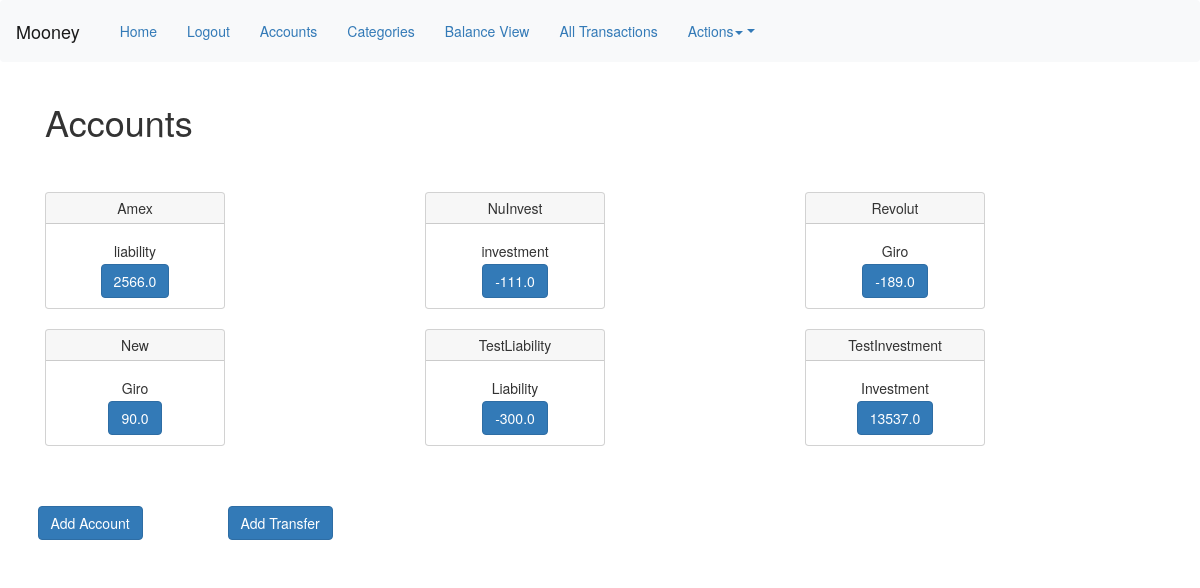
/accounts (signed in), run on the app's committed database.
### app/models.py (models this page shows, shortened)
class Account(db.Model):
    id            = db.Column(db.Integer, primary_key=True)
    name  = db.Column(db.String(64), unique=True)
    type  = db.Column(db.String(32), unique=False)
    currency = db.Column(db.String(16), unique=False)
    description   = db.Column(db.String(255), nullable=True)
    created_at    = db.Column(db.DateTime, index=True, default=datetime.utcnow)
    last_modified = db.Column(db.DateTime, index=True, default=datetime.utcnow)
    start_balance = db.Column(db.Float(64), default=0.00)
    user_id       = db.Column(db.Integer, db.ForeignKey('user.id'))
    balance_archive = db.Column(db.String(), nullable=True)

### app/routes.py (the view)
@app.route('/accounts', methods=['GET'])
@login_required
def accounts():
    accounts = Account.query.filter_by(user_id=current_user.id).all()
    for account in accounts:
        transaction_balance = Transaction.query.filter_by(account=account.id).with_entities(func.sum(Transaction.amount).label('total')).first().total
        trf_negative = Transfer.query.filter_by(source_account=account.id).with_entities(func.sum(Transfer.amount).label('total')).first().total
        trf_positive = Transfer.query.filter_by(target_account=account.id).with_entities(func.sum(Transfer.amount).label('total')).first().total
        transfer_balance = float(trf_positive or 0.0) - float(trf_negative or 0.0)
        balance = account.start_balance + float(transaction_balance or 0.0) + transfer_balance
        account.balance = balance
    return render_template('accounts.html', title='Accounts', accounts=accounts)

### app/models.py (called while the page is built)
@login.user_loader
def load_user(id):
    return User.query.get(int(id))

### app/templates/accounts.html
{% extends "base.html" %}
{% block app_content %}
<h1>Accounts</h1>
<br>
<br>
<div class="row">
  {% for account in accounts %}
  <div class="col-sm-4">
    <div class="card text-center" style="width: 18rem;">
      <div class="card-header">
        {{ account.name }}
      </div>
      <div class="card-body">
        <h5 class="card-title">{{ account.type }}</h5>
        <a href="{{ url_for('account_detail', account=account.name) }}" class="btn btn-primary">{{ account.balance }}</a>
      </div>
    </div>
    <br>
  </div>
  {% endfor %}
</div>
<br>
<br>
<div class="row">
  <div class="col-2">
    <div class="float-right">
      <a href="{{ url_for('add_account') }}" class="btn btn-primary">Add Account</a>
    </div>
  </div>
  <div class="col-2">
    <div class="float-right">
      <a href="{{ url_for('add_transfer') }}" class="btn btn-primary">Add Transfer</a>
    </div>
  </div>
</div>
<br>
{% endblock %}

### app/templates/base.html (shortened to what this page needs)
<!DOCTYPE html>
<html lang="en">
<head>
  <link href="https://cdn.jsdelivr.net/npm/bootstrap@5.2.3/dist/css/bootstrap.min.css" rel="stylesheet">
  <link rel="stylesheet" type="text/css" href="https://cdn.datatables.net/1.10.25/css/dataTables.bootstrap5.css">
</head>
{% extends 'bootstrap/base.html' %}
{% block navbar %}
<nav class="navbar navbar-expand-lg navbar-light bg-light">
    <a class="navbar-brand">Mooney</a>
    <ul class="nav navbar-nav">
      <li class="active"><a href="{{ url_for('index') }}">Home</a></li>
      {% if current_user.is_anonymous %}
        <li><a href="{{ url_for('login') }}">Login</a></li>
      {% else %}
        <li><a href="{{ url_for('logout') }}">Logout</a></li>
      {% endif %}
      <li><a href="{{ url_for('accounts') }}">Accounts</a></li>
      <li><a href="{{ url_for('categories') }}">Categories</a></li>
      <li><a href="{{ url_for('balance_view') }}">Balance View</a></li>
      <li><a href="{{ url_for('balance_view') }}">All Transactions</a></li>
      <li class="dropdown"><a class="dropdown-toggle" data-toggle="dropdown" href="#">Actions<span class="caret"></span></a>
      </li>
    </ul>
</nav>
  {% endblock %}
  {% block content %}
    <div class="container">
      {% block app_content %}{% endblock %}
    </div>
  {% endblock %}

### data on the page
Account: name "Amex", type "liability", balance "2566.0"
Account: name "NuInvest", type "investment", balance "-111.0"
Account: name "Revolut", type "Giro", balance "-189.0"
Account: name "New", type "Giro", balance "90.0"
Account: name "TestLiability", type "Liability", balance "-300.0"
Account: name "TestInvestment", type "Investment", balance "13537.0"
